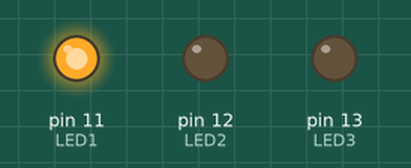
Simulated run of this sketch. Board: Arduino Uno, built with avr-gcc and run on an emulated ATmega328P. Shown: output pins drawn as LEDs (lit = HIGH).

Above: at 0.5 s.
At 2.5 s:
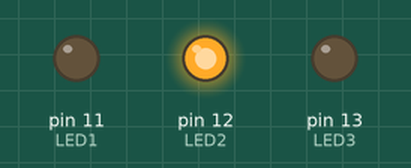
At 4.5 s:
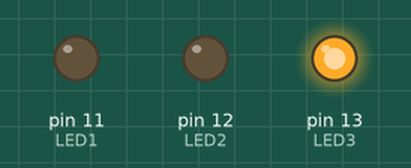
At 9.5 s:
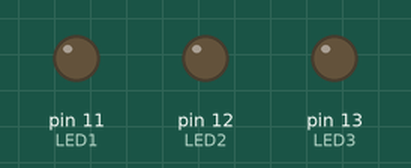
Timing chart, 0 to 10.4 s (numbered marks = the images above):
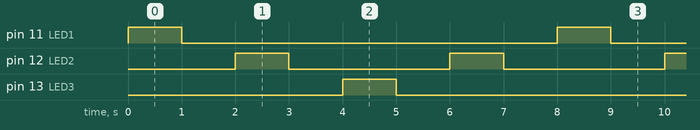

Measured:
- by itself, pin 11 (LED1), pin 13 (LED3): alternates HIGH for 1.0 s and LOW for 7.0 s
- by itself, pin 12 (LED2): alternates HIGH for 1.0 s and LOW for 3.0 s
- by itself, everything shown: repeats every 8.0 s, in 8 steps

The sketch:

Semaforo.ino
```cpp
// C++ code
//
int LED1=11;
int LED2=12;
int LED3=13;
void setup()
{
  pinMode(LED1, OUTPUT);
  pinMode(LED2, OUTPUT);
  pinMode(LED3, OUTPUT);
}

void loop()
{
  digitalWrite(LED1, HIGH);
  delay(1000);
  digitalWrite(LED1, LOW);
  delay(1000);


  digitalWrite(LED2, HIGH);
  delay(1000);
  digitalWrite(LED2, LOW);
  delay(1000);


  digitalWrite(LED3, HIGH);
  delay(1000);
  digitalWrite(LED3, LOW);
  delay(1000);


  digitalWrite(LED2, HIGH);
  delay(1000);
  digitalWrite(LED2, LOW);
  delay(1000);
}
```
